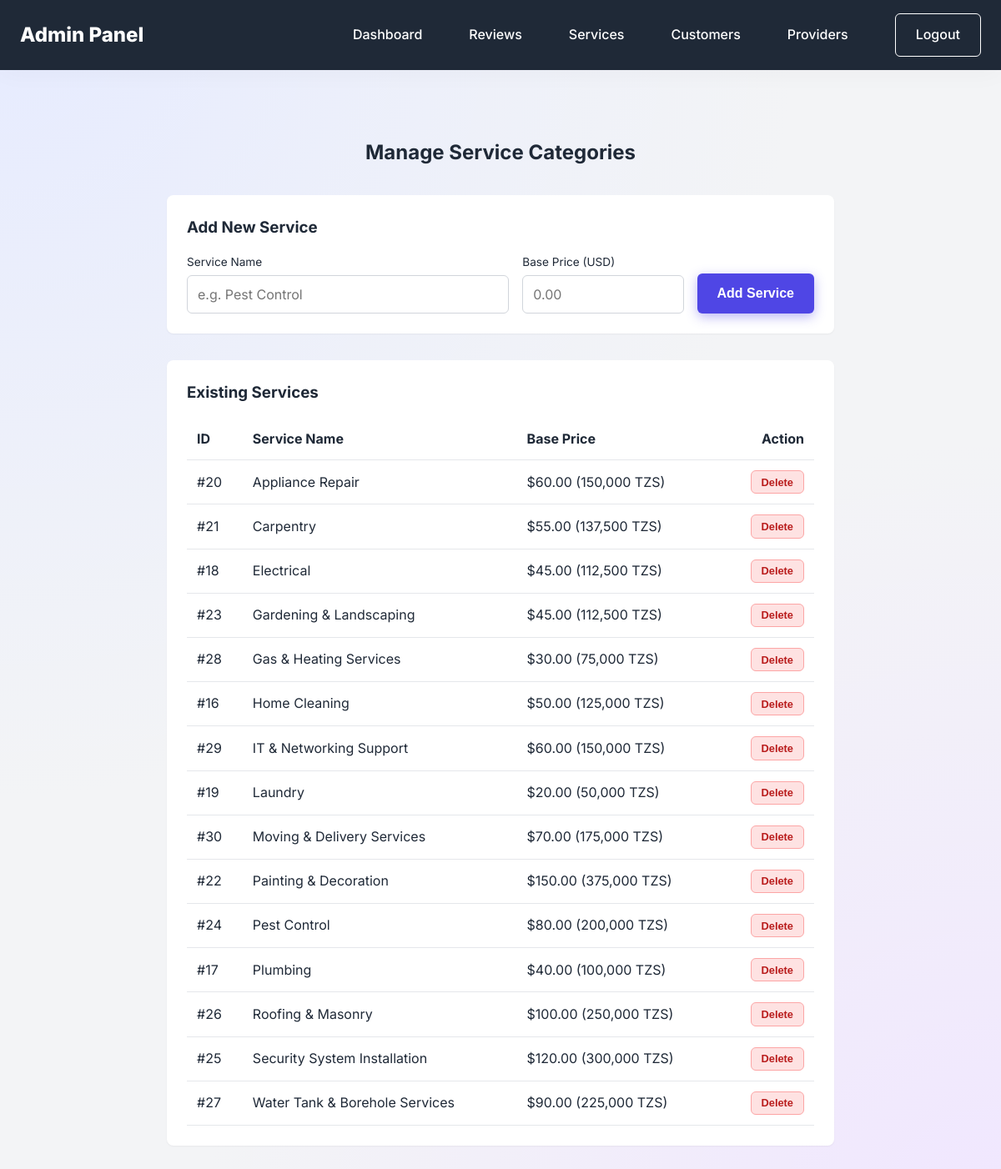
The app's page /admin/services.php (signed in) with its own data.
### tables this page shows
CREATE TABLE `services` (
  `id` int(11) NOT NULL AUTO_INCREMENT,
  `name` varchar(100) NOT NULL,
  `description` text DEFAULT NULL,
  `base_price` decimal(10,2) DEFAULT NULL,
  `image_url` varchar(255) DEFAULT NULL,
  PRIMARY KEY (`id`)
);

### includes/language.php (called while the page is built, shortened)
<?php
$stmt_rate = $pdo->query("SELECT setting_value FROM system_settings WHERE setting_key = 'usd_to_tzs_rate'");
$global_exchange_rate = (float)($stmt_rate->fetchColumn() ?: 2500);
function formatPrice($usd, $rate = null, $include_tzs = true) {
    global $global_exchange_rate;
    $active_rate = $rate ?: $global_exchange_rate;
    $tzs = (float)$usd * $active_rate;
    $output = '$' . number_format($usd, 2);
    if ($include_tzs) {
        $output .= ' (' . number_format($tzs, 0) . ' TZS)';
    }
    return $output;
}
?>

### admin/services.php (the view, shortened to what this page needs)
<?php
require_once '../config/db_connect.php';
require_once '../includes/language.php';
$services = $pdo->query("SELECT * FROM services ORDER BY name ASC")->fetchAll();
?>
<!DOCTYPE html>
<html lang="en">
<head>
    <link rel="stylesheet" href="../assets/css/style.css">
</head>
<body style="background-color: var(--bg-light);">
    <nav class="navbar" style="background: var(--text-dark); border-bottom: none;">
        <div class="container nav-content">
            <a href="dashboard.php" class="logo" style="color: white;">Admin Panel</a>
            <div class="nav-links">
                <a href="dashboard.php" style="color: white; text-decoration: none; margin-right: 1.5rem; font-weight: 500;">Dashboard</a>
                <a href="reviews.php" style="color: white; text-decoration: none; margin-right: 1.5rem; font-weight: 500;">Reviews</a>
                <a href="services.php" style="color: white; text-decoration: none; margin-right: 1.5rem; font-weight: 500;">Services</a>
                <a href="customers.php" style="color: white; text-decoration: none; margin-right: 1.5rem; font-weight: 500;">Customers</a>
                <a href="providers.php" style="color: white; text-decoration: none; margin-right: 1.5rem; font-weight: 500;">Providers</a>
                <a href="../customer/logout.php" class="btn btn-secondary" style="background: transparent; color: white; border-color: white;">Logout</a>
            </div>
        </div>
    </nav>
    <div class="container section">
        <h2 style="text-align: center; margin-bottom: 2rem;">Manage Service Categories</h2>
        <div class="form-container">
            <h3>Add New Service</h3>
            <form method="POST" style="margin-top: 1rem; display: flex; gap: 1rem; align-items: flex-end;">
                <div style="flex: 2;">
                    <label style="display: block; font-size: 0.85rem; margin-bottom: 0.25rem;">Service Name</label>
                    <input type="text" name="service_name" class="form-control" placeholder="e.g. Pest Control" required>
                </div>
                <div style="flex: 1;">
                    <label style="display: block; font-size: 0.85rem; margin-bottom: 0.25rem;">Base Price (USD)</label>
                    <input type="number" name="base_price" step="0.01" class="form-control" placeholder="0.00" required>
                </div>
                <button type="submit" name="add_service" class="btn btn-primary" style="height: 48px;">Add Service</button>
            </form>
        </div>
        <div class="table-container">
            <h3>Existing Services</h3>
            <table style="margin-top: 1rem;">
                <thead>
                    <tr>
                        <th>ID</th>
                        <th>Service Name</th>
                        <th>Base Price</th>
                        <th style="text-align: right;">Action</th>
                    </tr>
                </thead>
                <tbody>
                    <?php foreach($services as $s): ?>
                        <tr>
                            <td>#<?php echo $s['id']; ?></td>
                            <td><?php echo htmlspecialchars($s['name']); ?></td>
                            <td><?php echo formatPrice($s['base_price'] ?: 0); ?></td>
                            <td style="text-align: right;">
                                <form method="POST" style="margin: 0;">
                                    <button type="submit" name="delete_service" class="btn btn-secondary" style="background: #fee2e2; color: #b91c1c; border: 1px solid #fca5a5; padding: 0.35rem 0.75rem; font-size: 0.8rem;" onclick="return confirm('Delete this service permanently? Note: This may fail if there are bookings attached to it.');">Delete</button>
                                </form>
                            </td>
                        </tr>
                    <?php endforeach; ?>
                </tbody>
            </table>
        </div>
    </div>
</body>
</html>

### assets/css/style.css (style rules this page uses)
:root { --primary-color: #4f46e5; --primary-dark: #4338ca; --secondary-color: #f97316; --text-dark: #1f2937; --text-light: #6b7280; --bg-light: #f3f4f6; --white: #ffffff; --shadow-sm: 0 1px 2px 0 rgba(0, 0, 0, 0.05); --shadow-md: 0 4px 6px -1px rgba(0, 0, 0, 0.1), 0 2px 4px -1px rgba(0, 0, 0, 0.06); --shadow-lg: 0 10px 15px -3px rgba(0, 0, 0, 0.1), 0 4px 6px -2px rgba(0, 0, 0, 0.05); --radius-md: 0.375rem; --radius-lg: 0.5rem; --radius-xl: 1rem; }
* { margin: 0; padding: 0; box-sizing: border-box; }
body { font-family: 'Inter', system-ui, -apple-system, sans-serif; background-color: #f6f8fd; background-image: radial-gradient(circle at top left, rgba(230, 235, 255, 1) 0%, rgba(255, 255, 255, 0) 50%), radial-gradient(circle at bottom right, rgba(240, 230, 255, 1) 0%, rgba(255, 255, 255, 0) 50%); background-attachment: fixed; color: var(--text-dark); line-height: 1.6; min-height: 100vh; }
.container { max-width: 1200px; margin: 0 auto; padding: 0 1.5rem; }
.btn { display: inline-block; padding: 0.75rem 1.5rem; border-radius: var(--radius-md); font-weight: 600; text-decoration: none; transition: all 0.3s ease; cursor: pointer; border: none; font-size: 1rem; }
.btn-primary { background-color: var(--primary-color); color: var(--white); box-shadow: 0 4px 14px 0 rgba(79, 70, 229, 0.39); }
.btn-secondary { background-color: var(--white); color: var(--primary-color); border: 1px solid var(--primary-color); }
.navbar { background-color: rgba(255, 255, 255, 0.6); backdrop-filter: blur(20px); -webkit-backdrop-filter: blur(20px); border-bottom: 1px solid rgba(255, 255, 255, 0.6); box-shadow: 0 4px 30px rgba(0, 0, 0, 0.03); padding: 1rem 0; position: sticky; top: 0; z-index: 1000; }
.nav-content { display: flex; justify-content: space-between; align-items: center; }
.logo { font-size: 1.5rem; font-weight: 800; color: var(--primary-color); text-decoration: none; display: flex; align-items: center; gap: 0.5rem; }
.nav-links { display: flex; gap: 2rem; align-items: center; }
.nav-links a { color: var(--text-dark); text-decoration: none; font-weight: 500; transition: color 0.2s; }
.section { padding: 5rem 0; }
.form-control { width: 100%; padding: 0.75rem; border: 1px solid #d1d5db; border-radius: var(--radius-md); font-family: inherit; font-size: 1rem; transition: border-color 0.2s; }

### admin/services.php (style rules this page uses)
.table-container { background: white; padding: 1.5rem; border-radius: 8px; box-shadow: var(--shadow-sm); margin-bottom: 2rem; max-width: 800px; margin-left: auto; margin-right: auto; }
table { width: 100%; border-collapse: collapse; }
th, td { padding: 0.75rem; text-align: left; border-bottom: 1px solid #e5e7eb; }
.form-container { background: white; padding: 1.5rem; border-radius: 8px; box-shadow: var(--shadow-sm); max-width: 800px; margin: 0 auto 2rem auto; }
.form-control { width: 100%; padding: 0.75rem; border: 1px solid #d1d5db; border-radius: 6px; }

### records on screen
services: id "20", name "Appliance Repair", base_price "$60.00 (150,000 TZS)"
services: id "21", name "Carpentry", base_price "$55.00 (137,500 TZS)"
services: id "18", name "Electrical", base_price "$45.00 (112,500 TZS)"
services: id "23", name "Gardening & Landscaping", base_price "$45.00 (112,500 TZS)"
services: id "28", name "Gas & Heating Services", base_price "$30.00 (75,000 TZS)"
services: id "16", name "Home Cleaning", base_price "$50.00 (125,000 TZS)"
services: id "29", name "IT & Networking Support", base_price "$60.00 (150,000 TZS)"
services: id "19", name "Laundry", base_price "$20.00 (50,000 TZS)"
services: id "30", name "Moving & Delivery Services", base_price "$70.00 (175,000 TZS)"
services: id "22", name "Painting & Decoration", base_price "$150.00 (375,000 TZS)"
services: id "24", name "Pest Control", base_price "$80.00 (200,000 TZS)"
services: id "17", name "Plumbing", base_price "$40.00 (100,000 TZS)"
services: id "26", name "Roofing & Masonry", base_price "$100.00 (250,000 TZS)"
services: id "25", name "Security System Installation", base_price "$120.00 (300,000 TZS)"
services: id "27", name "Water Tank & Borehole Services", base_price "$90.00 (225,000 TZS)"
